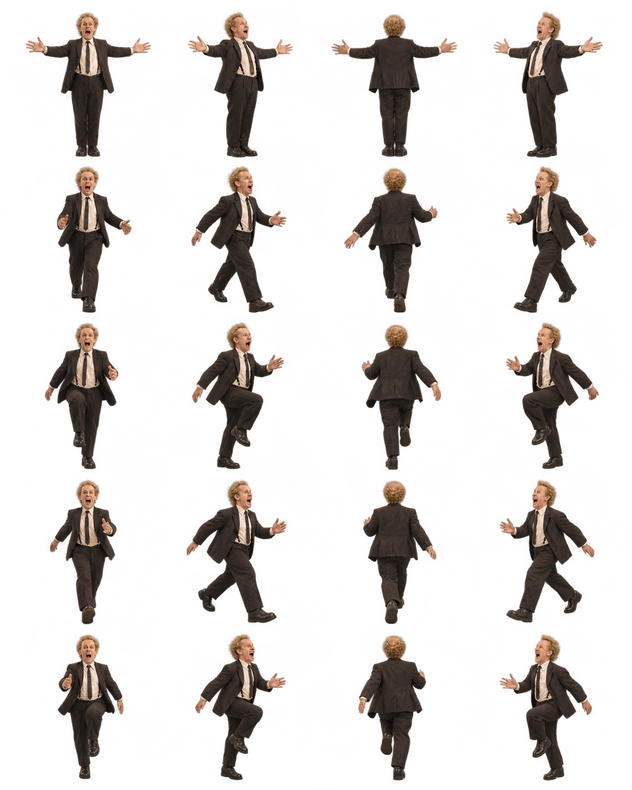
#> input picture assets/photoreal/player-walk.png, 632 x 790 px, shrunk from 1122 x 1402 before the run
$ python index-atlases.py
#> lines starting #> are read from the running program, lines starting #| are printed output that depends on the picture; after the words box and inside, x2 and y2 are one past the last pixel; in counts of white or black regions, pixels touching at a corner belong together
"""Measure source rectangles/roots without modifying generated image pixels.

Requires Pillow. Run from any working directory. Do not assume generated sheets
have perfectly uniform rows: the female sheet crosses its nominal row boundaries.
"""
from pathlib import Path
import hashlib
import json
from PIL import Image

ROOT = Path(__file__).resolve().parents[1]
DIRECTORY = ROOT / "assets" / "photoreal"
SHEETS = [("player", "player-walk.png", 5), ("male", "male-walk.png", 5),
          ("female", "female-walk.png", 5), ("props", "props.png", 2)]
index = {}
audit = []
for name, filename, rows in SHEETS:
    image = Image.open(DIRECTORY / filename).convert("RGBA")
#> image is the input picture: PIL image 632x790 RGBA; mean R, G, B, A 23.6, 15.8, 13, 49.5
    alpha = image.getchannel("A").point(lambda value: 255 if value >= 32 else 0)
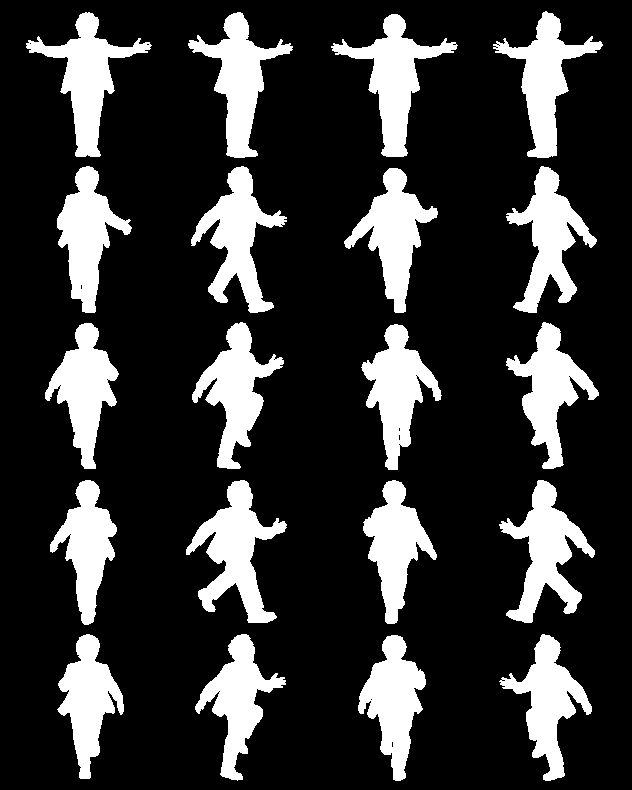
#> alpha: PIL image 632x790 L; 20.6% white; 20 white regions, largest, box (x1, y1, x2, y2) and area: (186, 480, 287, 623) 5789, (26, 12, 152, 157) 5492, (331, 14, 458, 157) 5478
    columns = []
    for column in range(4):
        left, right = round(column * image.width / 4), round((column + 1) * image.width / 4)
        segment = alpha.crop((left, 0, right, image.height))
        foreground = [segment.crop((0, y, segment.width, y + 1)).getbbox() is not None
                      for y in range(image.height)]
        runs = []
        start = None
        for y, present in enumerate(foreground + [False] * 5):
            if present and start is None:
                start = y
            if start is not None and not any(foreground[y:y + 4]):
                if y - start > image.height / rows * 0.4:
                    runs.append((start, y))
                start = None
        if len(runs) != rows:
            raise ValueError(f"{filename} column {column}: expected {rows} bodies, got {runs}")
        boxes = []
        for top, bottom in runs:
            x0, y0, x1, y1 = segment.crop((0, top, segment.width, bottom)).getbbox()
            boxes.append([left + x0, top + y0, x1 - x0, y1 - y0])
        columns.append(boxes)
#> this loop made 4 passes
#> pass 1, `segment = alpha.crop((left, 0, right, image.height))`:
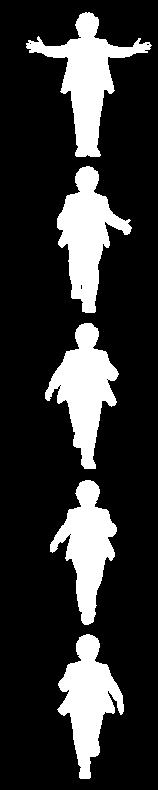
#> segment: PIL image 158x790 L; 19.8% white; 5 white regions, box (x1, y1, x2, y2) and area: (26, 12, 152, 157) 5492, (57, 166, 132, 313) 5027, (45, 323, 119, 469) 5014, (57, 634, 124, 779) 4693, (50, 480, 117, 625) 4496
#> pass 2, `segment = alpha.crop((left, 0, right, image.height))`:
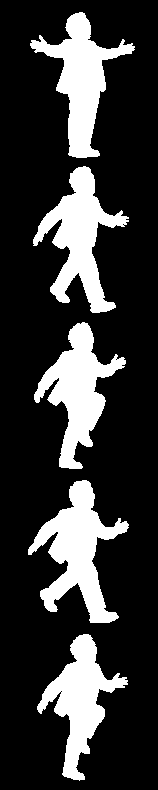
#> segment: PIL image 158x790 L; 21.3% white; 5 white regions, box (x1, y1, x2, y2) and area: (28, 480, 129, 623) 5789, (33, 166, 129, 313) 5428, (34, 322, 126, 469) 5242, (30, 12, 135, 158) 5226, (37, 634, 128, 781) 4855
#> pass 3, `segment = alpha.crop((left, 0, right, image.height))`:
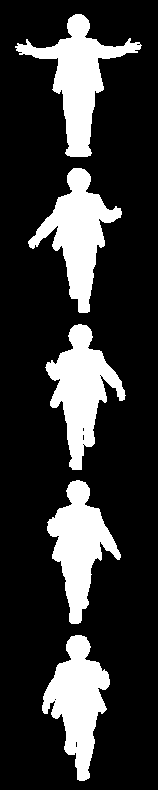
#> segment: PIL image 158x790 L; 20.6% white; 5 white regions, box (x1, y1, x2, y2) and area: (15, 14, 142, 157) 5478, (28, 168, 122, 313) 5232, (45, 324, 126, 470) 5165, (42, 635, 110, 781) 5022, (47, 480, 121, 624) 4830
#> after the loop, columns = 4 items
    frames = [columns[column][row] for row in range(rows) for column in range(4)]
#> frames = 20 items, first 6: [26, 12, 126, 145], [188, 12, 105, 146], [331, 14, 127, 143], [493, 11, 110, 147], [57, 166, 75, 147], [191, 166, 96, 147]
    anchors = []
    signatures = []
    for frame_id, (x, y, width, height) in enumerate(frames):
        crop = image.crop((x, y, x + width, y + height))
        signature = hashlib.sha256(crop.tobytes()).hexdigest()
        signatures.append(signature)
        points = []
        if name != "props":
            for sy in range(int(height * .02), max(1, int(height * .12))):
                for sx in range(width):
                    if crop.getpixel((sx, sy))[3] >= 32:
                        points.append(sx + .5)
        root = sum(points) / len(points) if points else width / 2
        anchors.append({"x": root, "y": height})
        audit.append({"asset": name, "row": frame_id // 4, "column": frame_id % 4,
                      "sourceRect": [x, y, width, height], "root": anchors[-1],
                      "sourceSHA256": signature})
#> this loop made 20 passes
#> (x, y, width, height, root) on passes 1 to 12: (26, 12, 126, 145, 61.38), (188, 12, 105, 146, 48.13), (331, 14, 127, 143, 63.41), (493, 11, 110, 147, 56.09), (57, 166, 75, 147, 30.1), (191, 166, 96, 147, 49.02), (344, 168, 94, 145, 50.82), (506, 166, 91, 147, 41.04), (45, 323, 74, 146, 41.95), (192, 322, 92, 147, 46.95), (361, 324, 81, 146, 35.53), (506, 322, 93, 147, 43.1)
#> pass 1, `crop = image.crop((x, y, x + width, y + height))`:
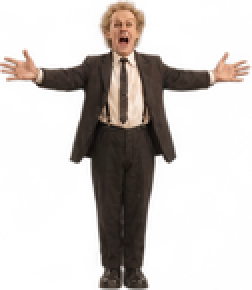
#> crop: PIL image 126x145 RGBA (shown 2 times larger); mean R, G, B, A 47, 25.3, 21.3, 71.6; transparent parts drawn white
#> pass 2, `crop = image.crop((x, y, x + width, y + height))`:
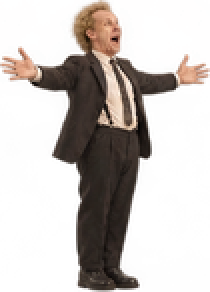
#> crop: PIL image 105x146 RGBA (shown 2 times larger); mean R, G, B, A 61.7, 29.6, 25.2, 81.5; transparent parts drawn white
#> pass 3, `crop = image.crop((x, y, x + width, y + height))`:
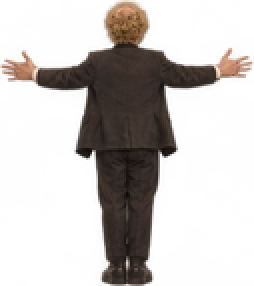
#> crop: PIL image 127x143 RGBA (shown 2 times larger); mean R, G, B, A 28.6, 19.6, 15.9, 71.9; transparent parts drawn white
#> after the loop, anchors = 20 items; audit = 20 items; signatures = 20 items
    if len(set(signatures)) != len(frames):
        raise ValueError(f"Duplicate images in {filename}")
    index[name] = {"file": filename, "columns": 4, "rows": rows, "frames": frames,
                   "anchors": anchors, "referenceHeight": max(frame[3] for frame in frames),
                   "sourceSHA256": hashlib.sha256((DIRECTORY / filename).read_bytes()).hexdigest(), "imageWidth": image.width, "imageHeight": image.height,
                   "poseRows": ["standing", "candidate-1", "candidate-2", "candidate-3", "candidate-4"]
                   if rows == 5 else ["coat", "umbrella-stand"]}
    print(f"{filename}: {len(frames)} nonempty distinct frames; heights "
          f"{min(frame[3] for frame in frames)}–{max(frame[3] for frame in frames)}")
#| player-walk.png: 20 nonempty distinct frames; heights 143–147
#> pass 2 of the loop `for name, filename, rows in SHEETS:`:
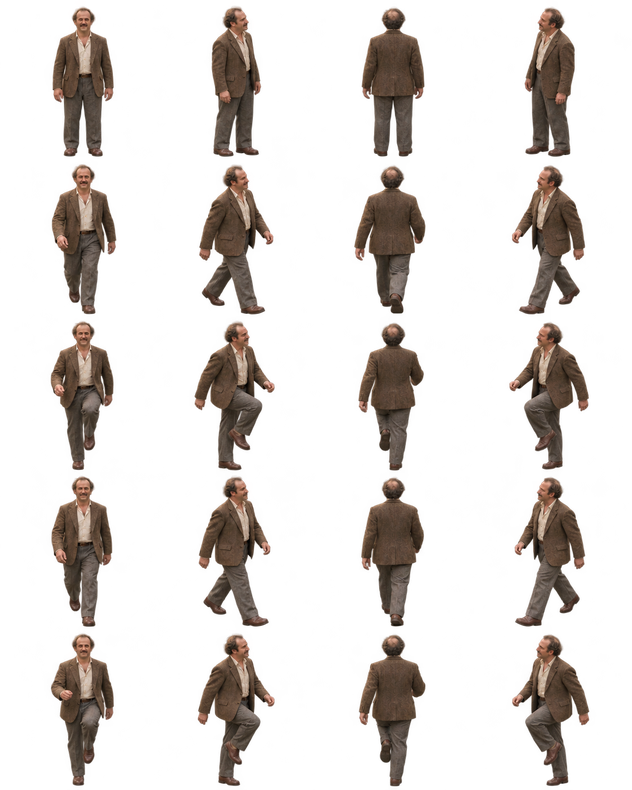
#> input picture assets/photoreal/male-walk.png, 632 x 790 px, shrunk from 1122 x 1402 before the run
#> image is the input picture: PIL image 632x790 RGBA; mean R, G, B, A 25.1, 19.5, 15.8, 53.9
#> `alpha = image.getchannel("A").point(lambda value: 255 if value >= 32 e..`:
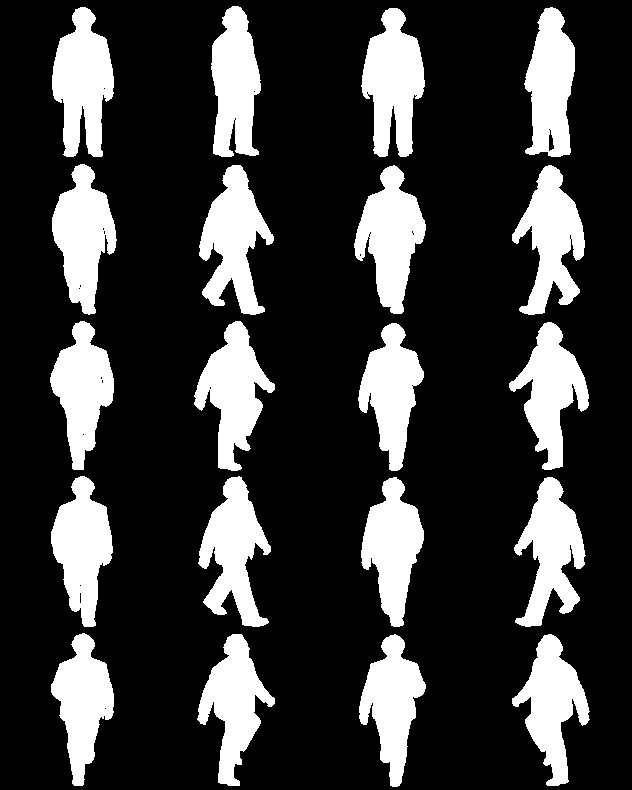
#> alpha: PIL image 632x790 L; 22.3% white; 20 white regions, largest, box (x1, y1, x2, y2) and area: (361, 8, 425, 157) 6038, (52, 7, 114, 157) 6033, (199, 165, 274, 315) 5887
#> frames = 20 items, first 6: [52, 7, 62, 150], [211, 6, 50, 151], [361, 8, 64, 149], [524, 7, 51, 150], [52, 164, 65, 151], [199, 165, 75, 150]
#> the loop `for frame_id, (x, y, width, height) in enumerate(frames):` made 20 passes
#> (x, y, width, height, root) on passes 1 to 8: (52, 7, 62, 150, 31.51), (211, 6, 50, 151, 24.13), (361, 8, 64, 149, 32.48), (524, 7, 51, 150, 27.58), (52, 164, 65, 151, 31.32), (199, 165, 75, 150, 36.36), (354, 165, 72, 149, 38.23), (512, 165, 73, 150, 38.44)
#> pass 3, `crop = image.crop((x, y, x + width, y + height))`:
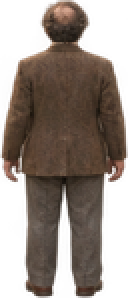
#> crop: PIL image 64x149 RGBA (shown 2 times larger); mean R, G, B, A 61.7, 49, 39.5, 152.5; transparent parts drawn white
#> after the loop `for frame_id, (x, y, width, height) in enumerate(frames):`: audit = 40 items
#| male-walk.png: 20 nonempty distinct frames; heights 148–153
#> pass 3 of the loop `for name, filename, rows in SHEETS:`:
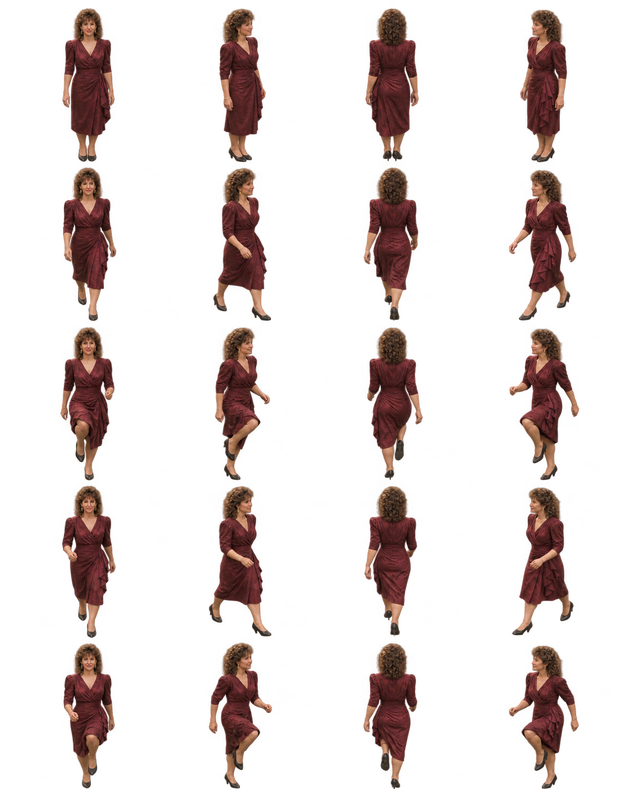
#> input picture assets/photoreal/female-walk.png, 632 x 790 px, shrunk from 1122 x 1402 before the run
#> image is the input picture: PIL image 632x790 RGBA; mean R, G, B, A 23.7, 13.4, 10.8, 46.8
#> `alpha = image.getchannel("A").point(lambda value: 255 if value >= 32 e..`:
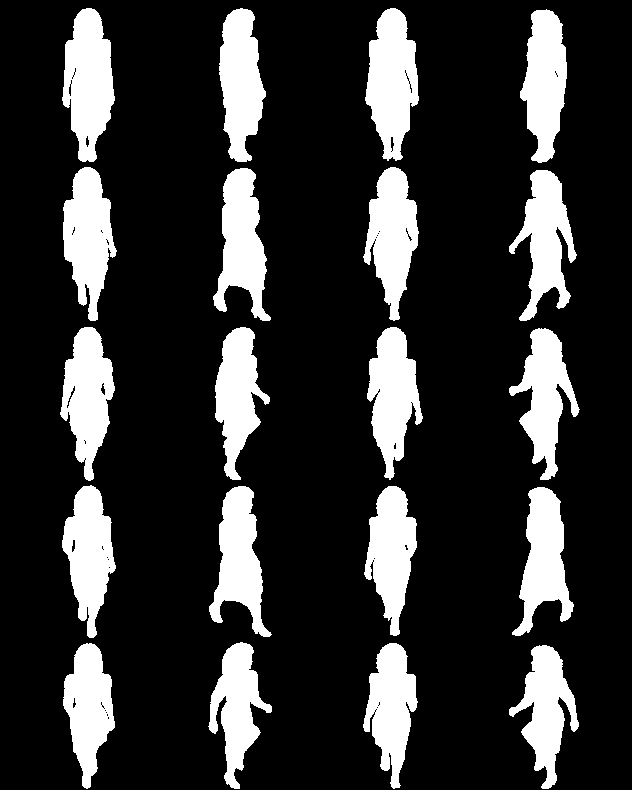
#> alpha: PIL image 632x790 L; 19.5% white; 20 white regions, largest, box (x1, y1, x2, y2) and area: (365, 8, 419, 161) 5498, (62, 8, 115, 162) 5468, (63, 167, 117, 321) 5083
#> frames = 20 items, first 6: [62, 8, 53, 154], [219, 8, 47, 154], [365, 8, 54, 153], [520, 9, 47, 154], [63, 167, 54, 154], [213, 168, 58, 153]
#> the loop `for frame_id, (x, y, width, height) in enumerate(frames):` made 20 passes
#> (x, y, width, height, root) on passes 1 to 8: (62, 8, 53, 154, 26.1), (219, 8, 47, 154, 20.91), (365, 8, 54, 153, 27.36), (520, 9, 47, 154, 25.51), (63, 167, 54, 154, 24.27), (213, 168, 58, 153, 27.62), (363, 167, 56, 154, 30.03), (509, 170, 68, 151, 36.15)
#> pass 3, `crop = image.crop((x, y, x + width, y + height))`:
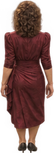
#> crop: PIL image 54x153 RGBA; mean R, G, B, A 68.1, 36.2, 29.9, 159.9; transparent parts drawn white
#> after the loop `for frame_id, (x, y, width, height) in enumerate(frames):`: audit = 60 items
#| female-walk.png: 20 nonempty distinct frames; heights 144–154
#> the loop made 4 passes; the first 3 are shown
(DIRECTORY / "atlas-index.json").write_text(json.dumps(index, indent=2), encoding="utf8")
(DIRECTORY / "frame-audit.json").write_text(json.dumps({
    "layoutMethod": "alpha segmentation within each direction column; not nominal uniform row cropping",
    "imageFilesUnmodified": True, "frames": audit, "totalNonemptyFrames": len(audit)
}, indent=2), encoding="utf8")
